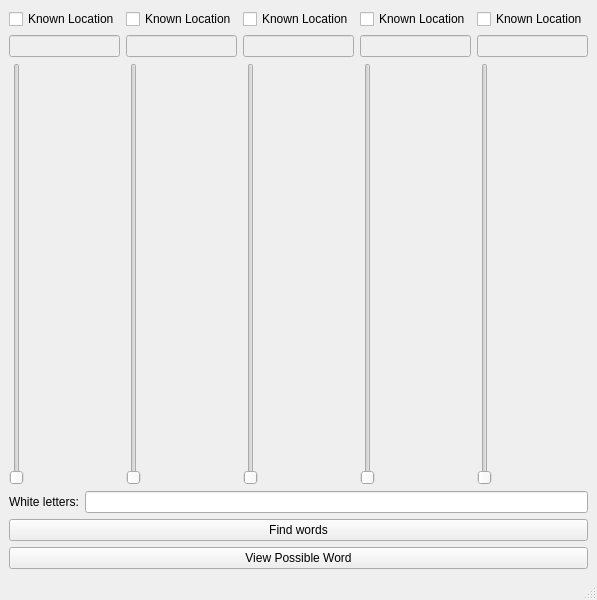
<?xml version="1.0" encoding="UTF-8"?>
<ui version="4.0">
 <class>MainWindow</class>
 <widget class="QMainWindow" name="MainWindow">
  <property name="enabled">
   <bool>true</bool>
  </property>
  <property name="geometry">
   <rect>
    <x>0</x>
    <y>0</y>
    <width>567</width>
    <height>600</height>
   </rect>
  </property>
  <property name="windowTitle">
   <string>MainWindow</string>
  </property>
  <widget class="QWidget" name="centralwidget">
   <layout class="QVBoxLayout" name="verticalLayout">
    <item>
     <layout class="QGridLayout" name="gridLayout">
      <item row="1" column="4">
       <widget class="QLineEdit" name="le_5">
        <property name="enabled">
         <bool>false</bool>
        </property>
       </widget>
      </item>
      <item row="2" column="2">
       <widget class="QSlider" name="s_3">
        <property name="maximum">
         <number>26</number>
        </property>
        <property name="orientation">
         <enum>Qt::Orientation::Vertical</enum>
        </property>
       </widget>
      </item>
      <item row="1" column="2">
       <widget class="QLineEdit" name="le_3">
        <property name="enabled">
         <bool>false</bool>
        </property>
       </widget>
      </item>
      <item row="1" column="3">
       <widget class="QLineEdit" name="le_4">
        <property name="enabled">
         <bool>false</bool>
        </property>
       </widget>
      </item>
      <item row="2" column="4">
       <widget class="QSlider" name="s_5">
        <property name="maximum">
         <number>26</number>
        </property>
        <property name="orientation">
         <enum>Qt::Orientation::Vertical</enum>
        </property>
       </widget>
      </item>
      <item row="2" column="3">
       <widget class="QSlider" name="s_4">
        <property name="maximum">
         <number>26</number>
        </property>
        <property name="orientation">
         <enum>Qt::Orientation::Vertical</enum>
        </property>
       </widget>
      </item>
      <item row="2" column="1">
       <widget class="QSlider" name="s_2">
        <property name="maximum">
         <number>26</number>
        </property>
        <property name="orientation">
         <enum>Qt::Orientation::Vertical</enum>
        </property>
       </widget>
      </item>
      <item row="1" column="1">
       <widget class="QLineEdit" name="le_2">
        <property name="enabled">
         <bool>false</bool>
        </property>
       </widget>
      </item>
      <item row="2" column="0">
       <widget class="QSlider" name="s_1">
        <property name="maximum">
         <number>26</number>
        </property>
        <property name="orientation">
         <enum>Qt::Orientation::Vertical</enum>
        </property>
       </widget>
      </item>
      <item row="1" column="0">
       <widget class="QLineEdit" name="le_1">
        <property name="enabled">
         <bool>false</bool>
        </property>
       </widget>
      </item>
      <item row="0" column="0">
       <widget class="QCheckBox" name="cb_1">
        <property name="text">
         <string>Known Location</string>
        </property>
       </widget>
      </item>
      <item row="0" column="1">
       <widget class="QCheckBox" name="cb_2">
        <property name="text">
         <string>Known Location</string>
        </property>
       </widget>
      </item>
      <item row="0" column="2">
       <widget class="QCheckBox" name="cb_3">
        <property name="text">
         <string>Known Location</string>
        </property>
       </widget>
      </item>
      <item row="0" column="3">
       <widget class="QCheckBox" name="cb_4">
        <property name="text">
         <string>Known Location</string>
        </property>
       </widget>
      </item>
      <item row="0" column="4">
       <widget class="QCheckBox" name="cb_5">
        <property name="text">
         <string>Known Location</string>
        </property>
       </widget>
      </item>
     </layout>
    </item>
    <item>
     <layout class="QHBoxLayout" name="whiteLettersLayout">
      <item>
       <widget class="QLabel" name="white_letters_label">
        <property name="text">
         <string>White letters:</string>
        </property>
       </widget>
      </item>
      <item>
       <widget class="QLineEdit" name="white_letters_input"/>
      </item>
     </layout>
    </item>
    <item>
     <widget class="QPushButton" name="execute_btn">
      <property name="text">
       <string>Find words</string>
      </property>
     </widget>
    </item>
    <item>
     <widget class="QPushButton" name="random_btn">
      <property name="text">
       <string>View Possible Word</string>
      </property>
     </widget>
    </item>
   </layout>
  </widget>
  <widget class="QMenuBar" name="menubar">
   <property name="geometry">
    <rect>
     <x>0</x>
     <y>0</y>
     <width>567</width>
     <height>22</height>
    </rect>
   </property>
  </widget>
  <widget class="QStatusBar" name="statusbar"/>
 </widget>
 <resources/>
 <connections/>
</ui>
